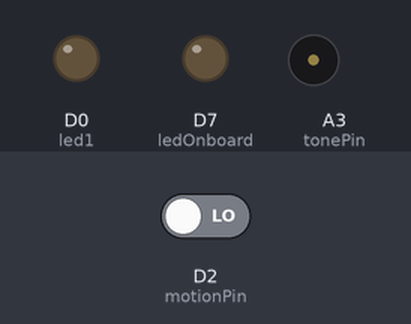
Bench run of a sketch on a simulated Particle Photon. Parts: output pins drawn as LEDs (lit = HIGH), buzzer (waves = sounding). Dashed ring = blinking. The test bench sets the inputs (shaded band); at power-on: D2 (motionPin) LOW.

Above: at 2.8 s.
2.9 s: D2 (motionPin) driven HIGH
At 3.12 s:
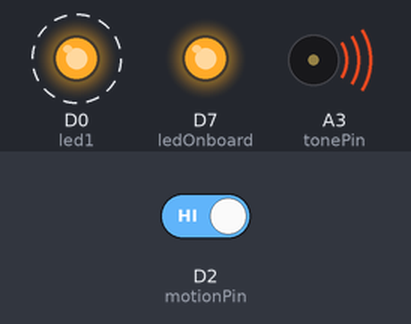
Timing chart, 0 to 12.4 s (numbered marks = the images above; inputs shaded):
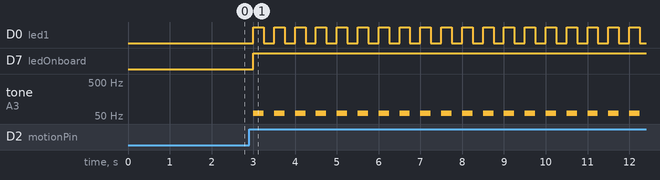

Measured:
- after the input at 2.9 s, D0 (led1): alternates HIGH for 0.25 s and LOW for 0.25 s, starting after 0.10 s; D7 (ledOnboard): LOW → HIGH after 0.10 s; tone on A3 (tonePin): alternates 60 Hz for 0.25 s and silent for 0.25 s, starting after 0.10 s

The sketch:

prjct-motionsensor.ino
```cpp
// PROJECT CODE FOR GARDEN INVADER DETECTION SYSTEM
// Lochlan Ward 221468265


// CONSTANTS

// Motion sensor data pin
int motionPin = D2;

// Tone pin assignment
int tonePin = A3;

// led assignment
int led1 = D0;

int ledOnboard = D7;  // The on-board LED


// Variables - Motion sensor
char activeMotion [] = "Active";
char inactiveMotion [] = "Inactive";
char* state ;


void setup() {
    // some serial monitoring I used to set up and test the sensor with Argon, from the DHT file by user ladyada
    // 	Serial.begin(9600);
    // 	Serial.println("Motion Test");

	// initialise LED pin
	pinMode(ledOnboard, OUTPUT);
	pinMode(led1, OUTPUT);

	// initialise PIR pin
	pinMode(motionPin, INPUT);
}

// Read motion data and store it to variable
void readMotion() {

  if (digitalRead(motionPin) == HIGH) {
    state = activeMotion;
  }
  else {
    state = inactiveMotion;
  }
}

// Flash led lights, sound tone, looped 20 times for total alert time of 10 seconds
void alert() {

    for (int i = 0; i <= 20; i ++) {
        // LED on
        digitalWrite(led1, HIGH);
        // TONE BEGIN
        tone(tonePin, 60);
        delay(250);
        // LED off
        digitalWrite(led1, LOW);
        // TONE end
        noTone(tonePin);
        delay(250);
    }
}

void loop() {

    state = inactiveMotion;

    readMotion();

	if (state == activeMotion) {
	    digitalWrite(ledOnboard, HIGH);   // Turn ON the LED

        // this can be printed to serial monitor to check functionality
	    // Serial.print("Motion State: ");
	    // Serial.println(state);
	    // Serial.println("ALERT!!!");

	    // trigger alert function
        alert();

        // send data
        Particle.publish("motionDetected", String::format("%.1f", state));

	    digitalWrite(ledOnboard, LOW);  // turn off LED after data sent
	}
	// delay
    delay(1000);

}
```
